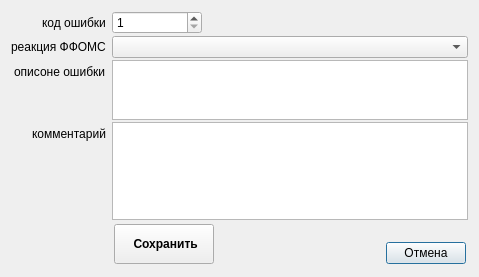
<?xml version="1.0" encoding="UTF-8"?>
<ui version="4.0">
 <class>change_error_wnd</class>
 <widget class="QDialog" name="change_error_wnd">
  <property name="geometry">
   <rect>
    <x>0</x>
    <y>0</y>
    <width>479</width>
    <height>277</height>
   </rect>
  </property>
  <property name="windowTitle">
   <string>Создание / правка записи об ошибке</string>
  </property>
  <layout class="QFormLayout" name="formLayout">
   <property name="labelAlignment">
    <set>Qt::AlignRight|Qt::AlignTrailing|Qt::AlignVCenter</set>
   </property>
   <property name="verticalSpacing">
    <number>2</number>
   </property>
   <item row="0" column="0">
    <widget class="QLabel" name="label">
     <property name="text">
      <string>код ошибки</string>
     </property>
    </widget>
   </item>
   <item row="2" column="0">
    <widget class="QLabel" name="label_2">
     <property name="text">
      <string>описоне ошибки</string>
     </property>
    </widget>
   </item>
   <item row="3" column="0">
    <widget class="QLabel" name="label_3">
     <property name="text">
      <string>комментарий</string>
     </property>
    </widget>
   </item>
   <item row="1" column="0">
    <widget class="QLabel" name="label_4">
     <property name="text">
      <string>реакция ФФОМС</string>
     </property>
    </widget>
   </item>
   <item row="0" column="1">
    <widget class="QSpinBox" name="spin_code">
     <property name="maximumSize">
      <size>
       <width>90</width>
       <height>16777215</height>
      </size>
     </property>
     <property name="minimum">
      <number>1</number>
     </property>
     <property name="maximum">
      <number>999</number>
     </property>
    </widget>
   </item>
   <item row="1" column="1">
    <widget class="QComboBox" name="combo_event"/>
   </item>
   <item row="2" column="1">
    <widget class="QTextEdit" name="error_text">
     <property name="maximumSize">
      <size>
       <width>16777215</width>
       <height>60</height>
      </size>
     </property>
    </widget>
   </item>
   <item row="3" column="1">
    <widget class="QTextEdit" name="error_comment"/>
   </item>
   <item row="4" column="1">
    <layout class="QGridLayout" name="gridLayout">
     <property name="leftMargin">
      <number>2</number>
     </property>
     <property name="topMargin">
      <number>2</number>
     </property>
     <property name="rightMargin">
      <number>2</number>
     </property>
     <property name="bottomMargin">
      <number>2</number>
     </property>
     <item row="1" column="1">
      <spacer name="horizontalSpacer">
       <property name="orientation">
        <enum>Qt::Horizontal</enum>
       </property>
       <property name="sizeHint" stdset="0">
        <size>
         <width>40</width>
         <height>20</height>
        </size>
       </property>
      </spacer>
     </item>
     <item row="1" column="3">
      <widget class="QPushButton" name="bn_cansel">
       <property name="text">
        <string>Отмена</string>
       </property>
      </widget>
     </item>
     <item row="0" column="3">
      <spacer name="verticalSpacer">
       <property name="orientation">
        <enum>Qt::Vertical</enum>
       </property>
       <property name="sizeHint" stdset="0">
        <size>
         <width>20</width>
         <height>40</height>
        </size>
       </property>
      </spacer>
     </item>
     <item row="0" column="0" rowspan="2">
      <widget class="QPushButton" name="bn_save">
       <property name="minimumSize">
        <size>
         <width>100</width>
         <height>40</height>
        </size>
       </property>
       <property name="font">
        <font>
         <weight>75</weight>
         <bold>true</bold>
        </font>
       </property>
       <property name="text">
        <string>    Сохранить   </string>
       </property>
      </widget>
     </item>
    </layout>
   </item>
  </layout>
 </widget>
 <resources/>
 <connections/>
</ui>
